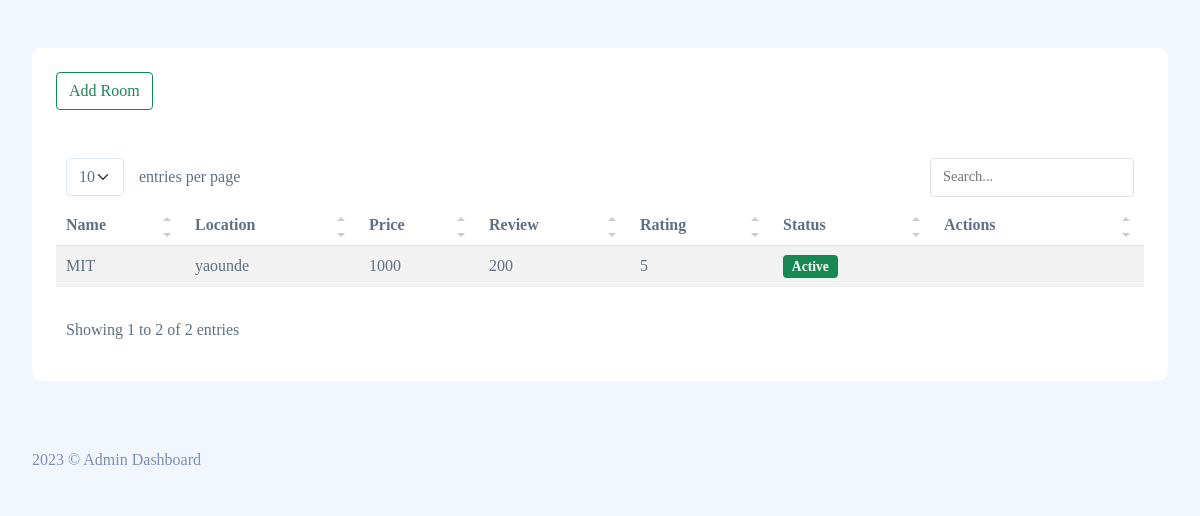
Page /admin/rooms.php (signed in) on the committed database.
### tables this page shows
CREATE TABLE IF NOT EXISTS `rooms` (
  `id` int(11) NOT NULL AUTO_INCREMENT,
  `hotel_id` int(11) NOT NULL,
  `name` text NOT NULL,
  `location` text NOT NULL,
  `price` text NOT NULL,
  `num_beds` text NOT NULL,
  `num_persons` text NOT NULL,
  `about` text NOT NULL,
  `parking` int(11) NOT NULL DEFAULT '0',
  `wifi` int(11) NOT NULL DEFAULT '0',
  `breakfast` int(11) NOT NULL DEFAULT '0',
  `room_service` int(11) NOT NULL DEFAULT '0',
  `pool` int(11) NOT NULL DEFAULT '0',
  `reception` int(11) NOT NULL DEFAULT '0',
  `gym` int(11) NOT NULL DEFAULT '0',
  `rating` int(11) NOT NULL DEFAULT '0',
  `review` int(11) NOT NULL DEFAULT '0',
  `status` text,
  `image1` text,
  `image2` text,
  `image3` text,
  PRIMARY KEY (`id`)
);

### admin/controllers/RoomController.php (called while the page is built, shortened)
<?php
require("connection.php");
$roomsQuery = "SELECT * FROM rooms";
$rooms = $conn->query($roomsQuery);
?>

### admin/rooms.php (the view, shortened to what this page needs)
<?php
require("controllers/RoomController.php");
require("includes/includes_header.php");
require("includes/navBar.php");
?>
<link rel="stylesheet" href="assets/extensions/simple-datatables/style.css" />
<link rel="stylesheet" href="assets/css/pages/simple-datatables.css" />
<div class="page-heading">
    <section class="section">
        <div class="card">
            <div class="card-header">
                <div class="col-12 col-md-6 order-md-1 order-last mb-3">
                    <button type="button" class="btn btn-outline-success" data-bs-toggle="modal"
                        data-bs-target="#exampleModalLong">
                        Add Room
                    </button>
                </div>
            </div>
            <div class="card-body">
                <table class="table table-striped" id="table1">
                    <thead>
                        <tr>
                            <th>Name</th>
                            <th>Location</th>
                            <th>Price</th>
                            <th>Review</th>
                            <th>Rating</th>
                            <th>Status</th>
                            <th>Actions</th>
                        </tr>
                    </thead>
                    <tbody>
                        <?php while($row = $rooms->fetch_assoc()) {
                            $id = $row['id'];
                            ?>
                        <tr>
                            <td><?= $row['name'] ?></td>
                            <td><?= $row['location'] ?></td>
                            <td><?= $row['price'] ?></td>
                            <td><?= $row['review'] ?></td>
                            <td><?= $row['rating'] ?></td>
                            <td>
                                <?php if($row['status'] == 'active'){ ?><span
                                    class="badge bg-success">Active</span><?php }else{ ?> <span
                                    class="badge bg-danger">Inactive</span><?php } ?>
                            </td>
                            <td>
                                <?php if($row['status'] == 'active'){ ?>
                                <a href="?changeStatus=<?=$id?>&status=inactive">
                                    <i class="bi bi-dash-circle"></i>
                                </a>
                                <?php }else{ ?>
                                <a href="?changeStatus=<?=$id?>&status=active">
                                    <i class="bi bi-check text-success"></i>
                                </a>
                                <?php } ?>
                                <a href="?delete=<?=$id?>">
                                    <i class="bi bi-trash text-danger"></i>
                                </a>
                                <a href="viewRoom.php?id=<?=$id?>">
                                    <i class="bi bi-eye"></i>
                                </a>
                            </td>
                        </tr>
                            <?php }?>
                    </tbody>
                </table>
            </div>
        </div>
    </section>
</div>
<?php
require("includes/footer.php");
?>

### admin/assets/extensions/simple-datatables/style.css (style rules this page uses)
.dataTable-table { max-width: 100%; width: 100%; border-spacing: 0; border-collapse: separate; }
.dataTable-table > tbody > tr > td, .dataTable-table > tbody > tr > th, .dataTable-table > tfoot > tr > td, .dataTable-table > tfoot > tr > th, .dataTable-table > thead > tr > td, .dataTable-table > thead > tr > th { vertical-align: top; padding: 8px 10px; }
.dataTable-table > thead > tr > th { vertical-align: bottom; text-align: left; border-bottom: 1px solid #d9d9d9; }
.dataTable-table th { vertical-align: bottom; text-align: left; }

### rows in the picture
rooms: name "MIT", location "yaounde", price "1000", review "200", rating "5", status "Active"
